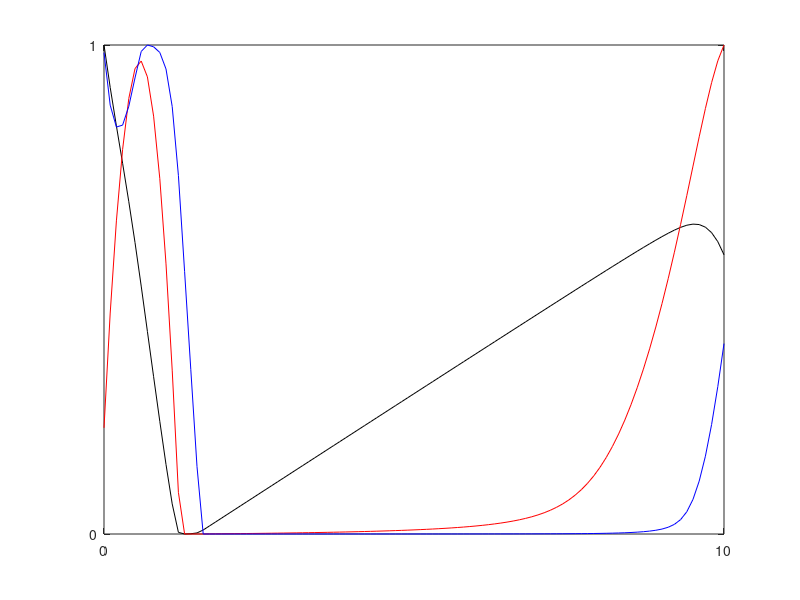
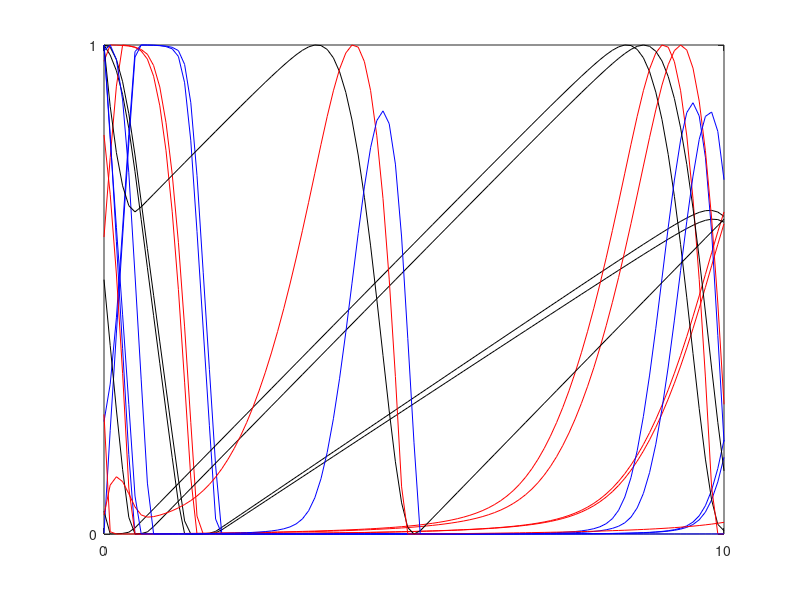
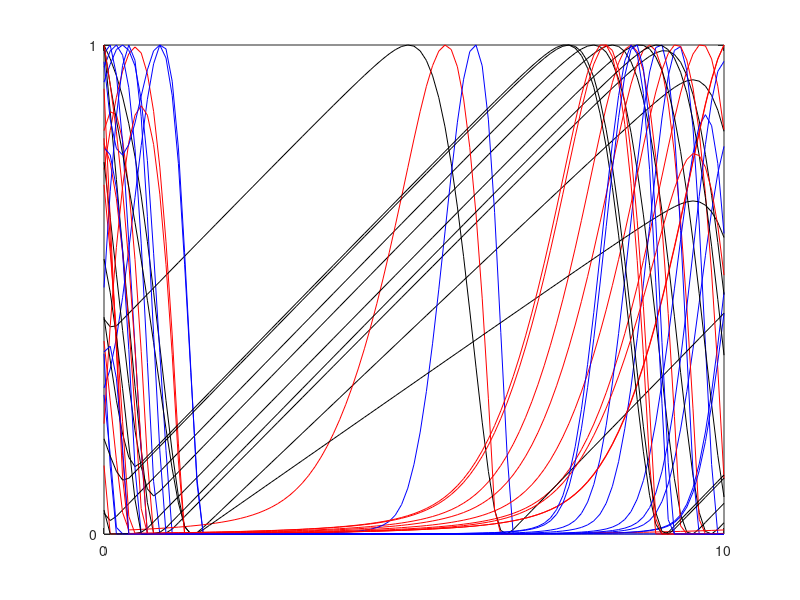

MATLAB code for these plots, in order:
clc;
clear;
close all;

%% load data
load('timeseries_1')
y1 = y_total;

load('timeseries_5')
y2 = y_total;

load('timeseries_10')
y3 = y_total;

%% plot time series
figure(1)
for i = 1:1
    y_tmp = cell2mat(y1(i));
    
    plot(t, y_tmp(:,1), 'k')
    hold on
    plot(t, y_tmp(:,2), 'r')
    hold on
    plot(t, y_tmp(:,3), 'b')
    hold on
end

xlim([0,10])
xticks([0,10])
ylim([0,1])
yticks([0,1])

figure(2)
for i = 1:5
    y_tmp = cell2mat(y2(i));
    
    plot(t, y_tmp(:,1), 'k')
    hold on
    plot(t, y_tmp(:,2), 'r')
    hold on
    plot(t, y_tmp(:,3), 'b')
    hold on
end

xlim([0,10])
xticks([0,10])
ylim([0,1])
yticks([0,1])

figure(3)
for i = 1:10
    y_tmp = cell2mat(y3(i));
    
    plot(t, y_tmp(:,1), 'k')
    hold on
    plot(t, y_tmp(:,2), 'r')
    hold on
    plot(t, y_tmp(:,3), 'b')
    hold on
end

xlim([0,10])
xticks([0,10])
ylim([0,1])
yticks([0,1])